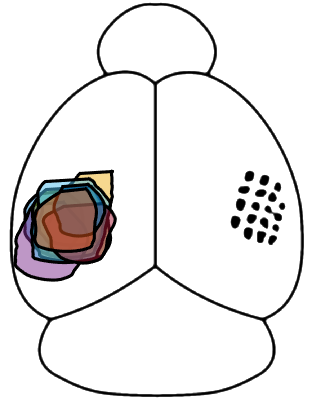
%> input picture test.png, 312 x 400 px
$ octave --eval "result = importTiffStack('../../test.png');"   (GNU Octave 9; MATLAB toolbox functions it lacks are replaced by stand-ins)
%> lines starting %> are read from the running program, lines starting %| are printed output that depends on the picture; in (x1, y1, x2, y2) boxes, pixels count from 0 and x2, y2 are one past the last pixel; in counts of white or black regions, pixels touching at a corner belong together; the program's own positions count from 1
function xyzCoords = importTiffStack(filePath, downsampleRate, thickness)
%> called with filePath = '../../test.png'

% This function takes a mask tiff stack file and reformats it into a
% 3-dimension logical matrix which MATLAB can easily manipulate and handle.

% INPUT: filepath - the file path to the tiff stack you want to import.
%        downsampleRate - to what percentage you want to downsample your tiff stack imported. The default setting is downsampling to 30%.

% OUTPUT: a n-by-m-by-z three-dimension logical matrix. The n and m are length and width of the tiff image. The z is the number of tiffs in your tiff stack.
%         In the logical matrix, 0 means this point belongs to the background in your mask tiff file, and 1 means this point belongs to the feature
%         you traced in the mask tiff file.


% settings
if ~exist('downsampleRate', 'var'); downsampleRate = 0.3; end
if ~exist('thickness', 'var'); thickness = 50; end % thickness of the brain sections

% import the mask tiff stack file
tiff_info = imfinfo(filePath);
tiff = imread(filePath, 1);
%> tiff is the input picture: size 400x312x3 uint8; mean R, G, B 232.7, 231.1, 231.1
tiff_binary = tiff>0;
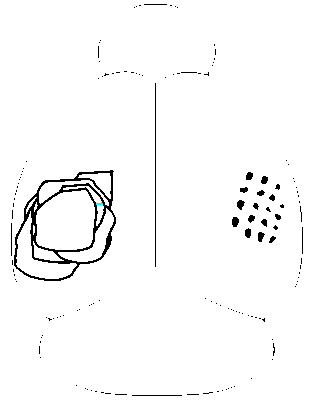
%> tiff_binary: size 400x312x3 logical; mean R, G, B 0.974, 0.974, 0.974
clear tiff
tiff_downsample = imresize(tiff_binary, downsampleRate);
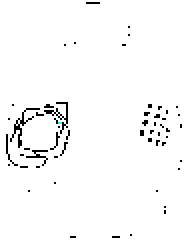
%> tiff_downsample: size 120x94x3 logical (shown 2 times larger); mean R, G, B 0.975, 0.975, 0.975
clear tiff_binary
tiff_stack = false(size(tiff_downsample, 1), size(tiff_downsample, 2), length(tiff_info)); % initialization for the tiff stack
%> (the run ends here)

$ run again, on histograms.png
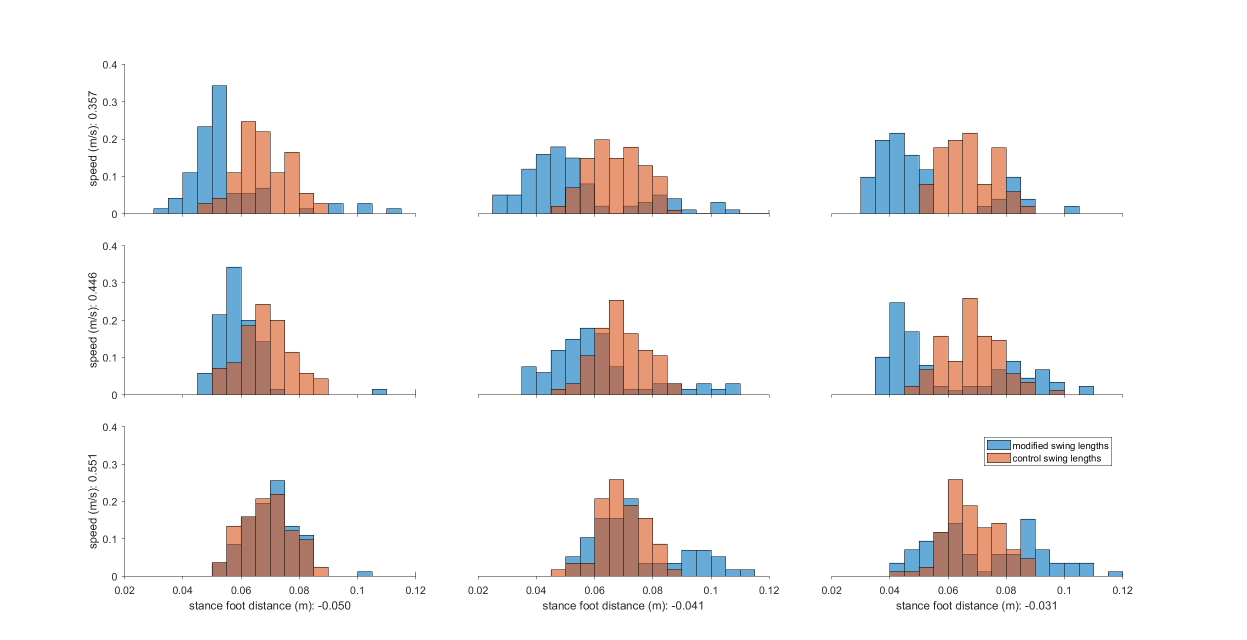
%> input picture histograms.png, 2494 x 1280 px (shown at 1/2 size)
%> in importTiffStack, tiff is the input picture: size 1280x2494x3 uint8; mean R, G, B 244.4, 242.6, 242.4
%> in importTiffStack, `tiff_binary = tiff>0;`:
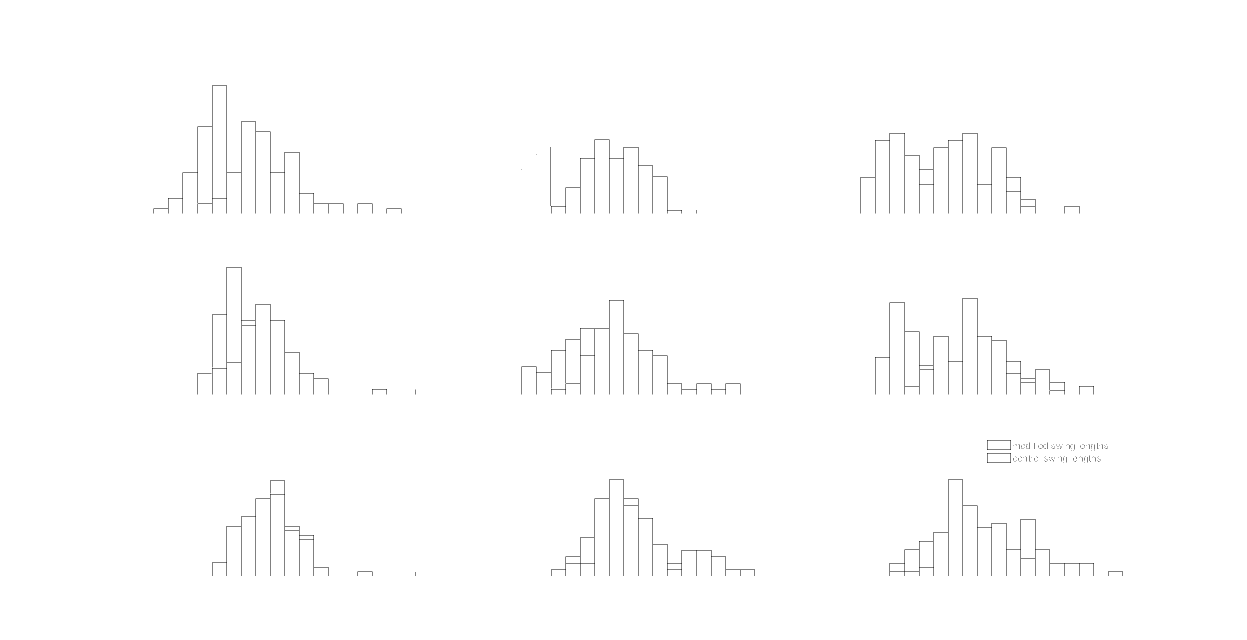
%> tiff_binary: size 1280x2494x3 logical (shown at 1/2 size); 99.5% white; black in thin lines or dots, all inside (x1, y1, x2, y2) = (307, 171, 2246, 1152)
%> in importTiffStack, `tiff_downsample = imresize(tiff_binary, downsampleRate);`:
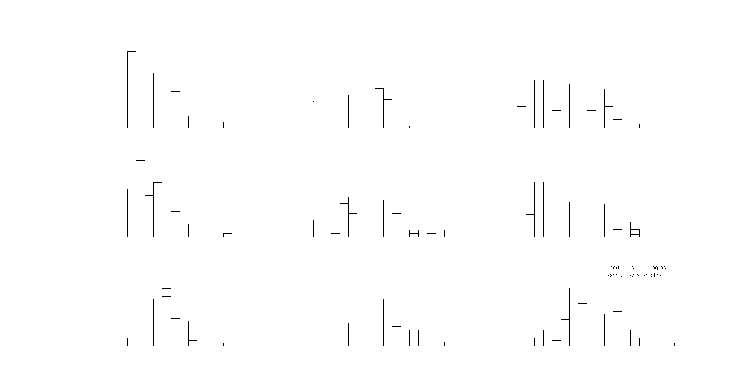
%> tiff_downsample: size 384x749x3 logical; 99.5% white; black in thin lines or dots, all inside (x1, y1, x2, y2) = (127, 51, 675, 346)

$ run again, on kinematics.png
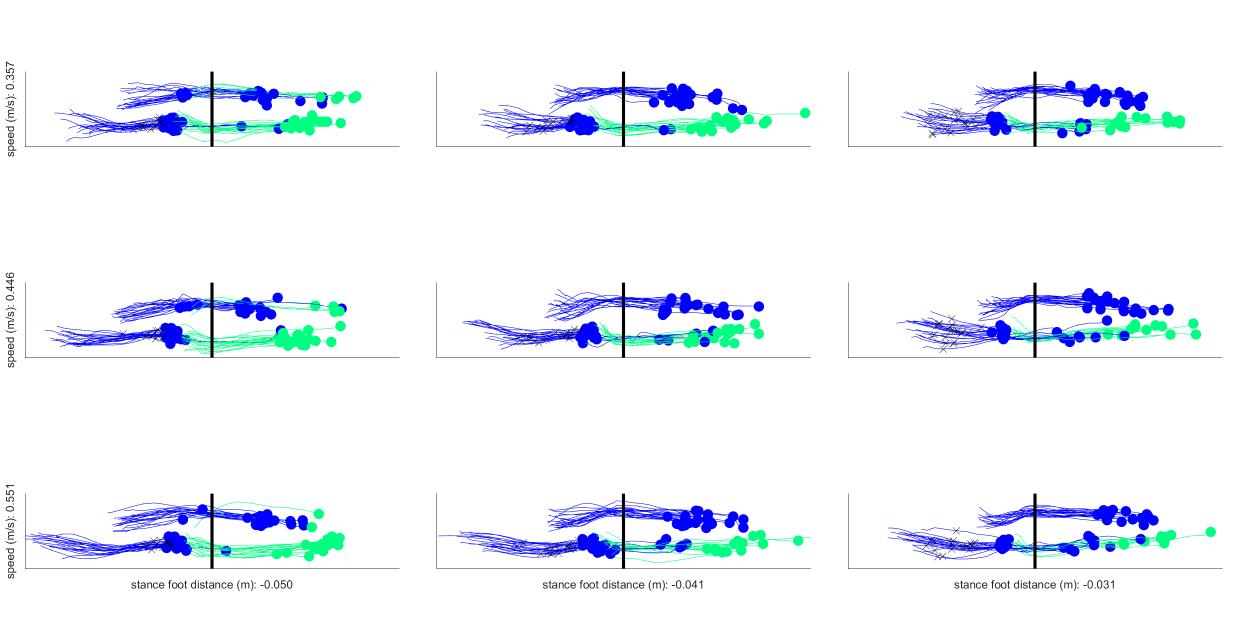
%> input picture kinematics.png, 2494 x 1280 px (shown at 1/2 size)
%> in importTiffStack, tiff is the input picture: size 1280x2494x3 uint8; mean R, G, B 239.1, 243.6, 250.8
%> in importTiffStack, `tiff_binary = tiff>0;`:
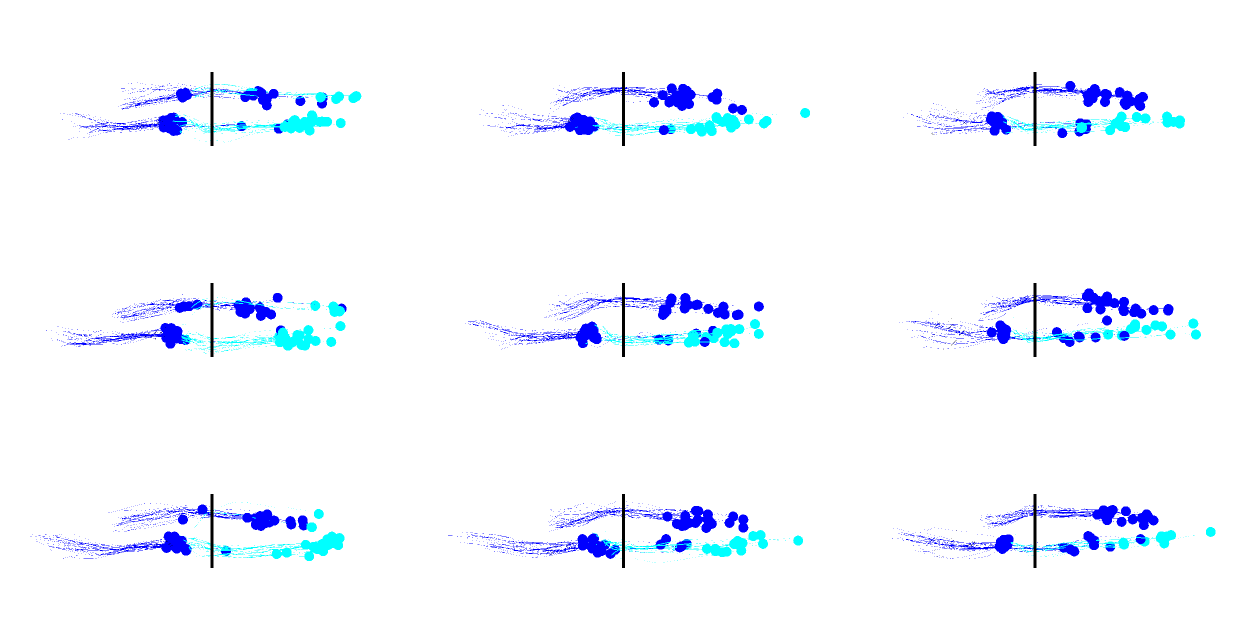
%> tiff_binary: size 1280x2494x3 logical (shown at 1/2 size); mean R, G, B 0.958, 0.972, 0.997
%> in importTiffStack, `tiff_downsample = imresize(tiff_binary, downsampleRate);`:
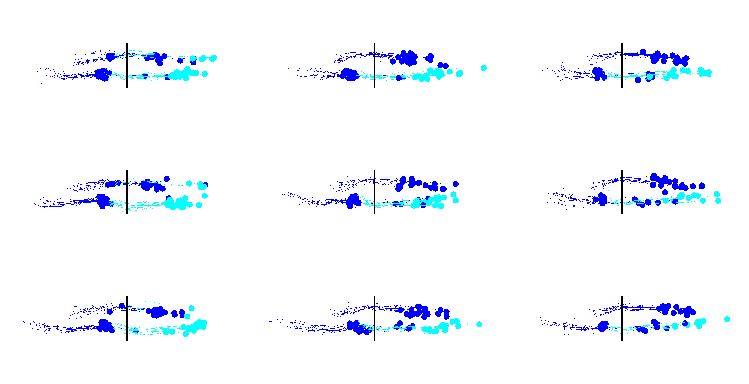
%> tiff_downsample: size 384x749x3 logical; mean R, G, B 0.958, 0.972, 0.998
